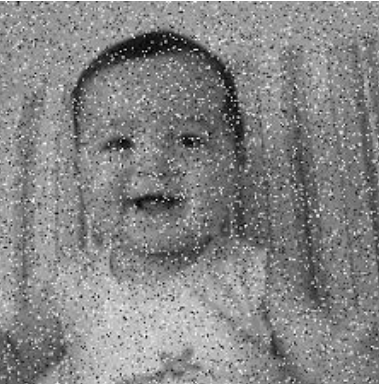
#> input picture 2.png, 379 x 385 px, found by its file name
$ python AdaptiveThresholding.py
#> lines starting #> are read from the running program, lines starting #| are printed output that depends on the picture; after the words box and inside, x2 and y2 are one past the last pixel; in counts of white or black regions, pixels touching at a corner belong together
import cv2

resim=cv2.imread("2.png",0)
#> resim is the input picture: shape (385, 379); min 0, max 255, mean 133.4

#SİMPLE THREHOLDİNG : Basit eşikleme, bir görüntüyü belirli bir eşik değeriyle karşılaştırarak pikselleri ikili (siyah ve beyaz) bir görüntüye dönüştürür
ret,thresh1=cv2.threshold(resim,127,255,cv2.THRESH_BINARY)
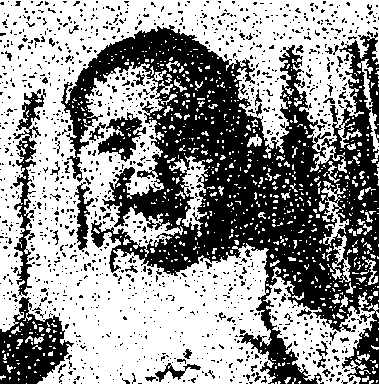
#> thresh1: shape (385, 379); 58.5% white; 1294 black regions (1229 under 20 px), largest, box (x1, y1, x2, y2) and area: (61, 25, 379, 384) 45517, (0, 297, 74, 384) 3360, (13, 89, 46, 296) 1879

#ADAPTİVE THREHOLDİNG: Uyumlu eşikleme, görüntünün farklı bölgeleri için farklı eşik değerleri uygulayarak daha esnek bir eşikleme yöntemi sağlar.
#görüntü üzerinde bir kayan pencere (örneğin, 3x3, 5x5) belirlenir ve bu pencere içindeki her bir bölge için lokal bir eşik değeri hesaplanır.
thresh2=cv2.adaptiveThreshold(resim,255,cv2.ADAPTIVE_THRESH_MEAN_C,\
                                  cv2.THRESH_BINARY,11,2)
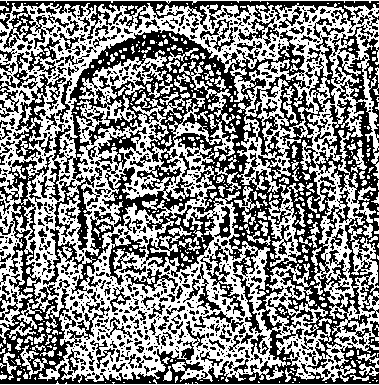
#> thresh2: shape (385, 379); 52.2% white; 845 black regions (618 under 20 px), largest, box (x1, y1, x2, y2) and area: (0, 30, 379, 384) 43980, (0, 1, 379, 39) 3333, (13, 74, 66, 160) 1280
#mean : Bu yöntemde, her pikselin etrafındaki bir pencere belirlenir ve bu pencere içindeki piksellerin ortalaması hesaplanır.
thresh3=cv2.adaptiveThreshold(resim,255,cv2.ADAPTIVE_THRESH_GAUSSIAN_C,
                                 cv2.THRESH_BINARY,15,16)
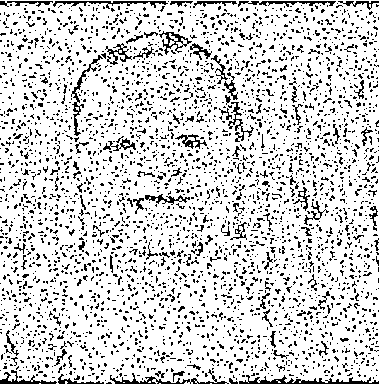
#> thresh3: shape (385, 379); 83% white; black in thin lines or dots
#gauss : Bu yöntemde, her bir pikselin etrafındaki bir pencere belirlenir ve bu penceredeki piksellerin yoğunluklarına göre bir Gauss filtresi uygulanır.

#OTSU THRESHOLDİNG : değer seçme zorunluluğunu ortadan kaldırarak değeri kendi belirler. Daha temiz ve net bir görüntü elde etmemii sağlar

ret1,thresh4=cv2.threshold(resim,0,255,cv2.THRESH_BINARY+cv2.THRESH_OTSU)
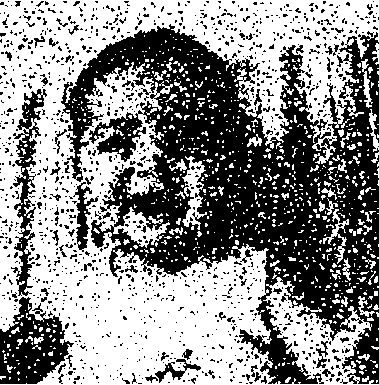
#> thresh4: shape (385, 379); 55.1% white; 1225 black regions (1157 under 20 px), largest, box (x1, y1, x2, y2) and area: (61, 24, 379, 384) 50747, (0, 297, 74, 384) 3558, (11, 89, 47, 296) 2205
#> ret1 = 130


cv2.imshow("Orijinal",resim) #closing yapılan resim - orijinal resim
cv2.imshow("simple thresholding",thresh1)
cv2.imshow("adaptive mean thresholding",thresh2)
cv2.imshow("adaptive gauss thresholding",thresh3)
cv2.imshow("otsu thresholding",thresh4)

cv2.waitKey(0)
cv2.destroyAllWindows()

$ run again, with 3.png copied over 2.png
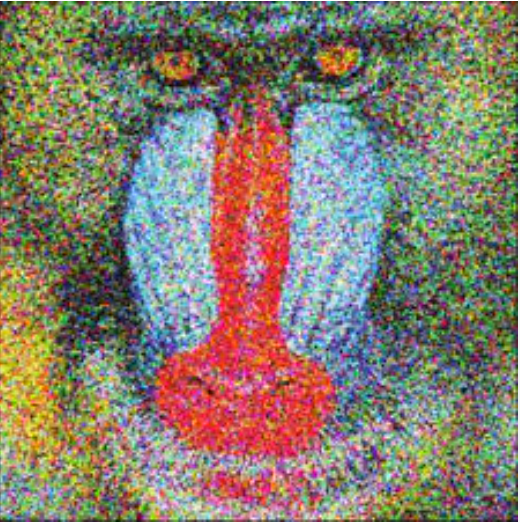
#> input picture 3.png, 520 x 523 px, found by its file name
#> `ret,thresh1=cv2.threshold(resim,127,255,cv2.THRESH_BINARY)`:
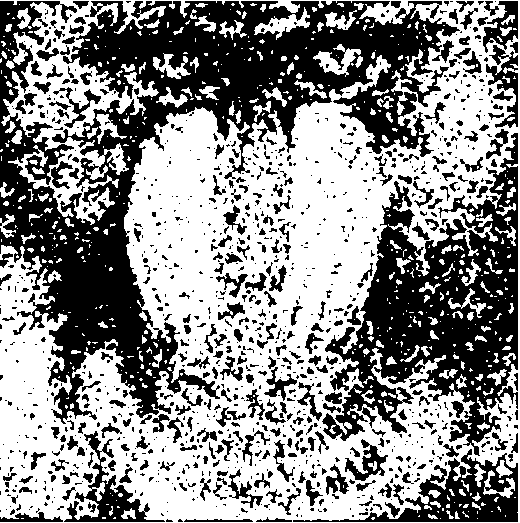
#> thresh1: shape (523, 520); 55.5% white; 1106 black regions (794 under 20 px), largest, box (x1, y1, x2, y2) and area: (0, 1, 460, 424) 60244, (322, 133, 518, 456) 26383, (293, 449, 518, 522) 4868
#> thresh2: shape (523, 520); 52.5% white; 607 black regions (279 under 20 px), largest, box (x1, y1, x2, y2) and area: (0, 1, 518, 522) 69043, (5, 164, 159, 371) 8021, (63, 17, 202, 120) 3484
#> thresh3: shape (523, 520); 80.5% white; black in thin lines or dots
#> `ret1,thresh4=cv2.threshold(resim,0,255,cv2.THRESH_BINARY+cv2.THRESH_OT..`:
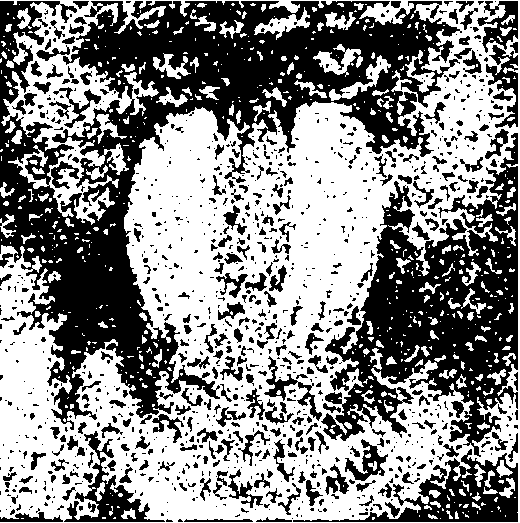
#> thresh4: shape (523, 520); 54.4% white; 1057 black regions (745 under 20 px), largest, box (x1, y1, x2, y2) and area: (0, 1, 462, 430) 61457, (321, 133, 518, 457) 27092, (293, 449, 518, 522) 5048
#> ret1 = 128
